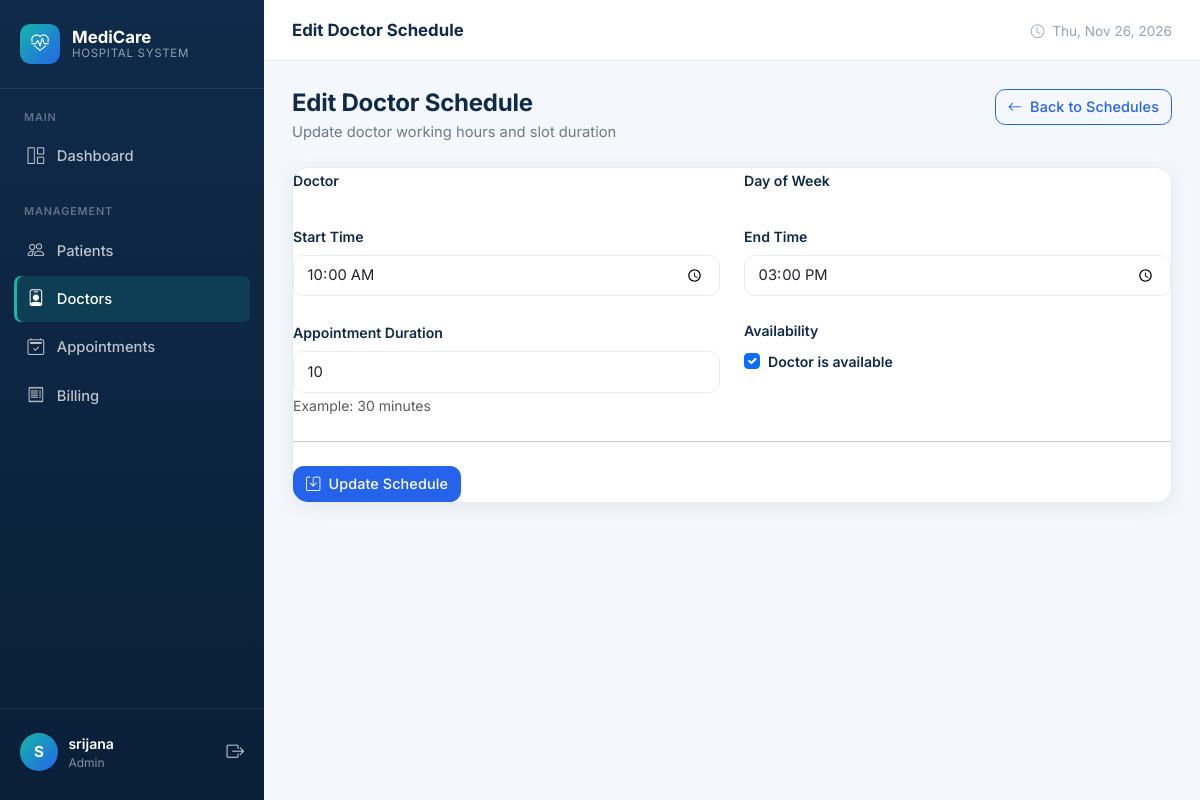
Page /doctor-schedules/edit/11/ (signed in) on the committed database.
### hospital/models.py (models this page shows, shortened)
class DoctorSchedule(models.Model):
    DAYS_OF_WEEK = [
        ('Monday', 'Monday'),
        ('Tuesday', 'Tuesday'),
        ('Wednesday', 'Wednesday'),
        ('Thursday', 'Thursday'),
        ('Friday', 'Friday'),
        ('Saturday', 'Saturday'),
        ('Sunday', 'Sunday'),
    ]
    doctor = models.ForeignKey(
        'Doctor',
        on_delete=models.CASCADE,
        related_name='schedules'
    )
    day_of_week = models.CharField(
        max_length=10,
        choices=DAYS_OF_WEEK
    )
    start_time = models.TimeField()
    end_time = models.TimeField()
    appointment_duration = models.PositiveIntegerField(
        default=30,
        help_text="Appointment duration in minutes"
    )
    is_available = models.BooleanField(default=True)
    class Meta:
        ordering = ['day_of_week', 'start_time']
        constraints = [
            models.UniqueConstraint(
                fields=['doctor', 'day_of_week', 'start_time'],
                name='unique_doctor_schedule_start_time'
            ),
            models.CheckConstraint(
                condition=models.Q(end_time__gt=models.F('start_time')),
                name='schedule_end_after_start'
            ),
            models.CheckConstraint(
                condition=models.Q(appointment_duration__gt=0),
                name='positive_appointment_duration'
            ),
        ]

### hospital/views.py (the view)
@login_required
def edit_doctor_schedule(request, id):
    schedule = get_object_or_404(DoctorSchedule, id=id)
    if request.method == 'POST':
        form = DoctorScheduleForm(
            request.POST,
            instance=schedule
        )
        if form.is_valid():
            form.save()
            messages.success(
                request,
                'Doctor schedule updated successfully.'
            )
            return redirect(
                'doctor_schedule',
                doctor_id=schedule.doctor.id
            )
    else:
        form = DoctorScheduleForm(instance=schedule)
    return render(
        request,
        'hospital/edit_doctor_schedule.html',
        {
            'form': form,
            'schedule': schedule,
            'doctor': schedule.doctor,
        }
    )

### hospital/templates/hospital/edit_doctor_schedule.html (shortened to what this page needs)
{% extends 'hospital/base.html' %}
{% block page_title %}Edit Doctor Schedule{% endblock %}
{% block content %}
<div class="page-header">
    <div>
        <h1>Edit Doctor Schedule</h1>
        <div class="subtitle">
            Update doctor working hours and slot duration
        </div>
    </div>
    <a
        href="{% url 'doctor_schedule_list' doctor.id %}"
        class="btn btn-outline-primary">
        <i class="bi bi-arrow-left me-1"></i>
        Back to Schedules
    </a>
</div>
<div class="card-modern">
    <div class="card-body">
        <form method="post">
            <div class="row g-4">
                <div class="col-md-6">
                    <label class="form-label">
                        Doctor
                    </label>
                </div>
                <div class="col-md-6">
                    <label class="form-label">
                        Day of Week
                    </label>
                </div>
                <div class="col-md-6">
                    <label class="form-label">
                        Start Time
                    </label>
                    {{ form.start_time }}
                </div>
                <div class="col-md-6">
                    <label class="form-label">
                        End Time
                    </label>
                    {{ form.end_time }}
                </div>
                <div class="col-md-6">
                    <label class="form-label">
                        Appointment Duration
                    </label>
                    {{ form.appointment_duration }}
                    <small class="text-muted">
                        Example: 30 minutes
                    </small>
                </div>
                <div class="col-md-6">
                    <label class="form-label d-block">
                        Availability
                    </label>
                    <div class="form-check mt-2">
                        {{ form.is_available }}
                        <label class="form-check-label">
                            Doctor is available
                        </label>
                    </div>
                </div>
            </div>
            <hr class="my-4">
            <button
                type="submit"
                class="btn btn-primary">
                <i class="bi bi-save me-1"></i>
                Update Schedule
            </button>
        </form>
    </div>
</div>
{% endblock %}

### hospital/templates/hospital/base.html (shortened to what this page needs)
{% load static %}
<!DOCTYPE html>
<html lang="en">
<head>
    <link href="https://cdn.jsdelivr.net/npm/bootstrap@5.3.3/dist/css/bootstrap.min.css" rel="stylesheet">
    <link href="https://cdn.jsdelivr.net/npm/bootstrap-icons@1.11.3/font/bootstrap-icons.min.css" rel="stylesheet">
    <link href="{% static 'hospital/css/style.css' %}" rel="stylesheet">
</head>
<body>
{% if request.user.is_authenticated %}
<div class="app-wrapper">
    <aside class="sidebar" id="sidebar">
        <div class="sidebar-brand">
            <div class="brand-icon">
                <i class="bi bi-heart-pulse"></i>
            </div>
            <div class="brand-text">
                MediCare
                <small>Hospital System</small>
            </div>
        </div>
        <nav class="sidebar-nav">
            {% if request.user.profile.role == 'STAFF' or request.user.is_superuser %}
            <div class="nav-section">
                <div class="nav-section-title">Main</div>
                <a href="{% url 'staff_dashboard' %}" class="nav-link {% if request.resolver_match.url_name == 'staff_dashboard' or request.resolver_match.url_name == 'dashboard' %}active{% endif %}">
                    <i class="bi bi-grid-1x2"></i> Dashboard
                </a>
            </div>
            <div class="nav-section">
                <div class="nav-section-title">Management</div>
                <a href="{% url 'patient_list' %}" class="nav-link {% if 'patient' in request.resolver_match.url_name %}active{% endif %}">
                    <i class="bi bi-people"></i> Patients
                </a>
                <a href="{% url 'doctor_list' %}" class="nav-link {% if 'doctor' in request.resolver_match.url_name and 'dashboard' not in request.resolver_match.url_name %}active{% endif %}">
                    <i class="bi bi-person-badge"></i> Doctors
                </a>
                <a href="{% url 'appointment_departments' %}" class="nav-link {% if 'appointment' in request.resolver_match.url_name %}active{% endif %}">
                    <i class="bi bi-calendar2-check"></i> Appointments
                </a>
                <a href="{% url 'bill_list' %}" class="nav-link {% if 'bill' in request.resolver_match.url_name %}active{% endif %}">
                    <i class="bi bi-receipt"></i> Billing
                </a>
            </div>
            {% endif %}
        </nav>
        <div class="sidebar-footer">
            <div class="user-info">
                <div class="user-avatar">
                    {{ request.user.username|first|upper }}
                </div>
                <div class="user-meta">
                    <div class="name">{{ request.user.get_full_name|default:request.user.username }}</div>
                    <div class="role">
                        {% if request.user.profile.role == 'STAFF' %}Hospital Staff
                        {% elif request.user.profile.role == 'DOCTOR' %}Doctor
                        {% elif request.user.profile.role == 'PATIENT' %}Patient
                        {% else %}Admin{% endif %}
                    </div>
                </div>
                <a href="{% url 'logout' %}" class="text-white opacity-75" title="Logout" style="font-size:1.1rem;">
                    <i class="bi bi-box-arrow-right"></i>
                </a>
            </div>
        </div>
    </aside>
    <div class="main-content">
        <header class="topbar">
            <div class="d-flex align-items-center gap-3">
                <div class="topbar-title">{% block page_title %}Dashboard{% endblock %}</div>
            </div>
            <div class="topbar-actions">
                <span class="text-muted-2 d-none d-md-inline" style="font-size:0.85rem;">
                    <i class="bi bi-clock me-1"></i>
                    <span id="currentDate"></span>
                </span>
            </div>
        </header>
        <div class="content-area">
            {% block content %}{% endblock %}
        </div>
    </div>
</div>
{% else %}
{% block auth_content %}{% endblock %}
{% endif %}
</body>
</html>

### rows in the picture
DoctorSchedule: start_time "10:00:00", end_time "15:00:00", appointment_duration "10", is_available "☑"

### other values in the picture
{{ request.user.username|first|upper }} "S"
{{ request.user.get_full_name|default:request.user.username }} "srijana"
